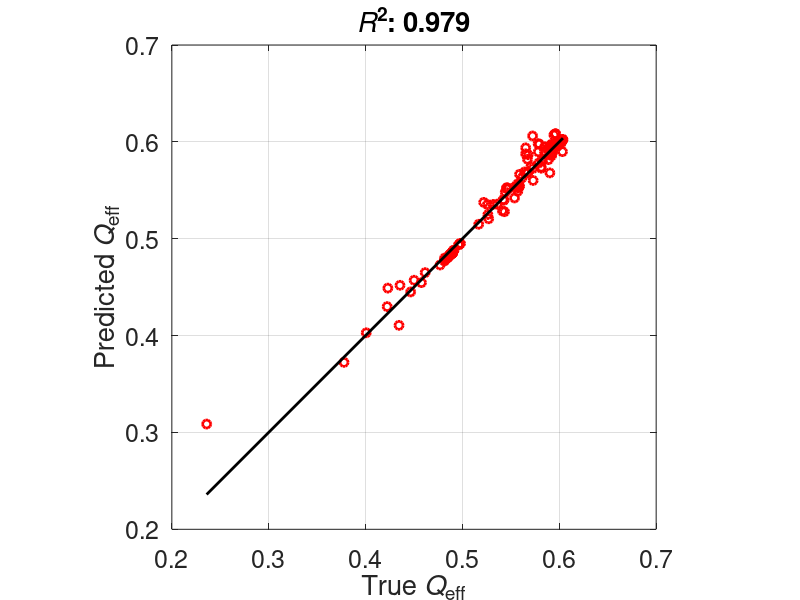

This chart was generated by the following MATLAB code:
% this code does the multi-linear regression 
% no of independent variables: 9
% no of dependent variables: 1
clear;
% Set the default values and formats
set(0,'defaultlinelinewidth',2);
set(0,'DefaultAxesFontSize',18);
set(0,'DefaultTextFontSize',18);
% load dataset
load PIN_designs % ths dps1 dps2 Qs Ds Is Ps RFPs

A = [ones(length(ths),1) ths log10(dps1) log10(dps2)]; % bias + dependent variables
y = Qs; % dependent variable

numObservations = length(ths);
numObservationsTrain = floor(0.7*numObservations); % let's use 70% of the data for training
numObservationsTest = numObservations - numObservationsTrain; % rest of testing

% I am not sure whether Matlab has its own
% train-test split. Let's do it manually
% the idea is simple: create a random vector
% and use its order as a random indexing
rng(1); rth = rand(numObservations,1); [asd, idx] = sort(rth); 

idxTrain = idx(1:numObservationsTrain);         % for training
idxTest = idx(numObservationsTrain+1:end);  % for testing

XTrain = A(idxTrain,:);
XValidation = A(idxTest,:);     % validation = testing

YTrain = y(idxTrain);
YValidation = y(idxTest);

solu = XTrain\YTrain;                   % linear regression
YPrediction = XValidation*solu;    % prediction

Rsquare = 1 - sum((YValidation - YPrediction).^2)/sum((YValidation - mean(YValidation)).^2)

aline = [min(YValidation) max(YValidation)]; % for x = y line

figure(1); clf;
plot(YValidation,YPrediction,'ro',aline, aline,'k');
grid on;
axis equal;
axis square;
xlabel('True {\it{Q}}_{eff}');
ylabel('Predicted {\it{Q}}_{eff}');
title(['{{\it{R}}^2: }' num2str(round(1000*Rsquare)/1000)])
